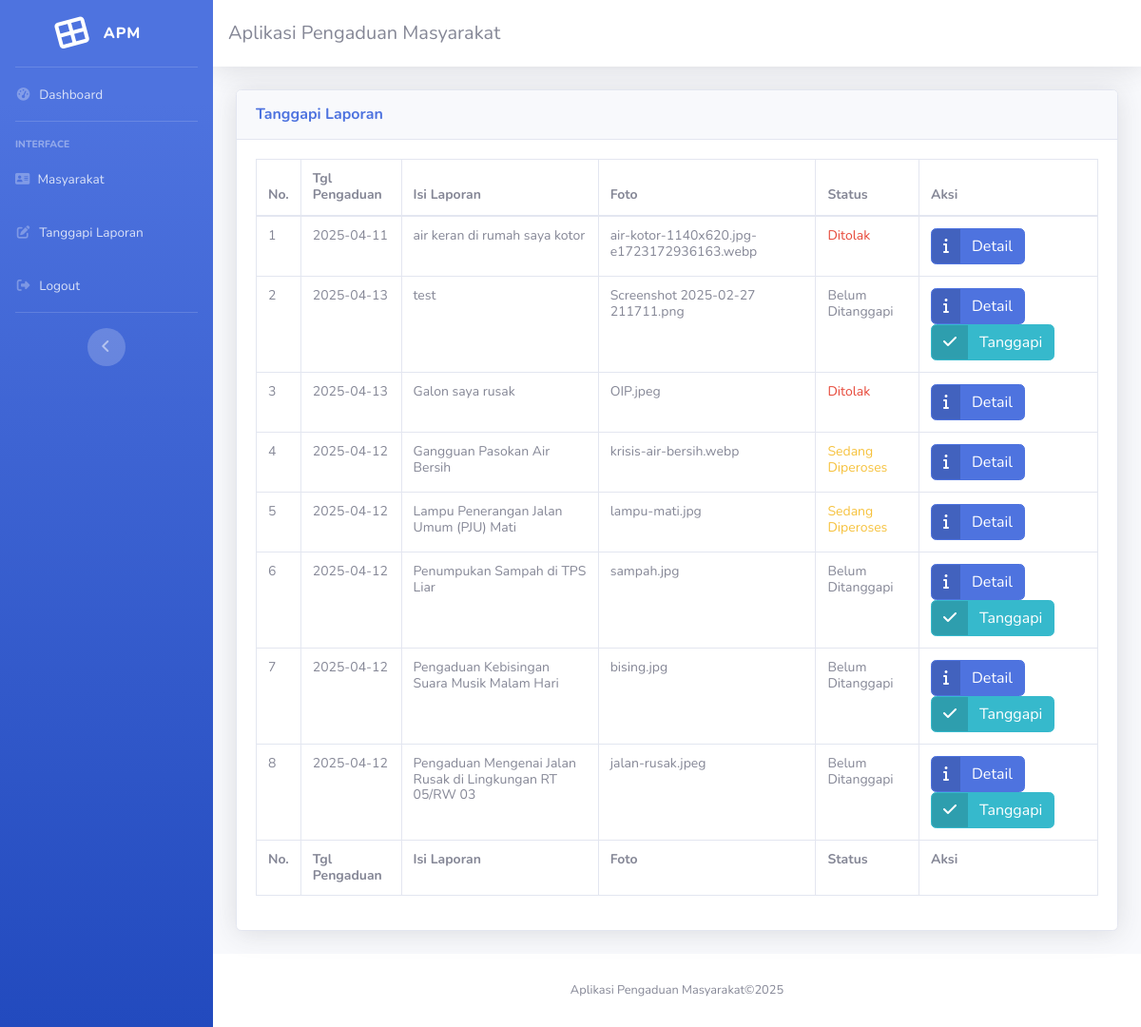
/petugas/petugas.php?url=tanggapi-laporan (signed in), run on the app's committed database.
### tables this page shows
CREATE TABLE `pengaduan` (
  `id_pengaduan` int(11) NOT NULL,
  `tgl_pengaduan` date NOT NULL,
  `nik` char(16) NOT NULL,
  `isi_laporan` text NOT NULL,
  `foto` varchar(255) NOT NULL,
  `status` enum('0','proses','selesai','ditolak') NOT NULL
);

### petugas/tanggapi_laporan.php (the view)
<div class="card shadow mb-4">
    <div class="card-header py-3">
        <h6 class="m-0 font-weight-bold text-primary">Tanggapi Laporan</h6>
    </div>
    <div class="card-body" style="font-size: 14px;">
        <div class="table-responsive">
            <table class="table table-bordered" id="dataTable" width="100%" cellspacing="0">
                <thead>
                    <tr>
                        <th>No.</th>
                        <th>Tgl Pengaduan</th>
                        <th>Isi Laporan</th>
                        <th>Foto</th>
                        <th>Status</th>
                        <th>Aksi</th>
                    </tr>
                </thead>
                <tfoot>
                    <tr>
                        <th>No.</th>
                        <th>Tgl Pengaduan</th>
                        <th>Isi Laporan</th>
                        <th>Foto</th>
                        <th>Status</th>
                        <th>Aksi</th>
                    </tr>
                </tfoot>
                <tbody>
                    <?php
                    include '../koneksi.php';
                    $sql = "SELECT*FROM pengaduan WHERE id_pengaduan ORDER BY nik DESC";
                    $query = mysqli_query($koneksi, $sql);
                    $no = 1;
                    while ($data = mysqli_fetch_array($query)) {
                        if ($data['status'] != 'selesai') {
                    ?>
                            <tr>
                                <td><?= $no++; ?></td>
                                <td><?= $data['tgl_pengaduan']; ?></td>
                                <td><?= $data['isi_laporan']; ?></td>
                                <td><?= $data['foto']; ?></td>
                                <td><?php
                                    if ($data['status'] == '0') {
                                        echo "Belum Ditanggapi";
                                    } elseif ($data['status'] == 'proses') {
                                        echo "<span class='text-warning'>Sedang Diperoses</span>";
                                    } elseif ($data['status'] == 'selesai') {
                                        echo "<span class='text-primary'>Selesai</span>";
                                    } elseif ($data['status'] == 'ditolak') {
                                        echo "<span class='text-danger'>Ditolak</span>";
                                    } else {
                                        echo $data['status'];
                                    }
                                    ?></td>
                                <td>
                                    <a href="?url=detail-pengaduan&id=<?= $data['id_pengaduan']; ?>" class="btn btn-primary btn-icon-split">
                                        <span class="icon text-white-5">
                                            <i class="fa fa-info"></i>
                                        </span>
                                        <span class="text"> Detail </span>
                                    </a>
                                    <?php if ($data['status'] != 'proses' && $data['status'] != 'ditolak') {
                                    ?>
                                        <a href="?url=tanggapi-pengaduan&id=<?= $data['id_pengaduan']; ?>" class="btn btn-info btn-icon-split">
                                            <span class="icon text-white-5">
                                                <i class="fa fa-check"></i>
                                            </span>
                                            <span class="text"> Tanggapi </span>
                                        </a>
                                </td>
                            </tr>
                        <?php
                                    }
                        ?>
                <?php
                        }
                    }
                ?>
                </tbody>
            </table>
        </div>
    </div>
</div>

### data on the page
pengaduan: tgl_pengaduan "2025-04-11", isi_laporan "air keran di rumah saya kotor", foto "air-kotor-1140x620.jpg-e1723172936163.webp", status "Ditolak"
pengaduan: tgl_pengaduan "2025-04-13", isi_laporan "test", foto "Screenshot 2025-02-27 211711.png", status "Belum Ditanggapi"
pengaduan: tgl_pengaduan "2025-04-13", isi_laporan "Galon saya rusak", foto "OIP.jpeg", status "Ditolak"
pengaduan: tgl_pengaduan "2025-04-12", isi_laporan "Gangguan Pasokan Air Bersih", foto "krisis-air-bersih.webp", status "Sedang Diperoses"
pengaduan: tgl_pengaduan "2025-04-12", isi_laporan "Lampu Penerangan Jalan Umum (PJU) Mati", foto "lampu-mati.jpg", status "Sedang Diperoses"
pengaduan: tgl_pengaduan "2025-04-12", isi_laporan "Penumpukan Sampah di TPS Liar", foto "sampah.jpg", status "Belum Ditanggapi"
pengaduan: tgl_pengaduan "2025-04-12", isi_laporan "Pengaduan Kebisingan Suara Musik Malam Hari", foto "bising.jpg", status "Belum Ditanggapi"
pengaduan: tgl_pengaduan "2025-04-12", isi_laporan "Pengaduan Mengenai Jalan Rusak di Lingkungan RT 05/RW 03", foto "jalan-rusak.jpeg", status "Belum Ditanggapi"
